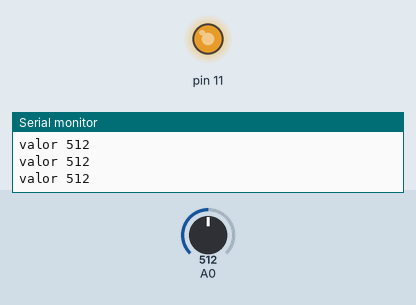
A sketch run on a simulated Arduino Uno, built with avr-gcc and run on an emulated ATmega328P. On the bench: output pins drawn as LEDs (lit = HIGH), the last lines printed to the serial monitor. The inputs (shaded band) are chosen by the test bench; at power-on: A0 = 512.

Above: at 1.2 s.
1.3 s: A0 set to 734
2.8 s: A0 set to 763
At 3.6 s:
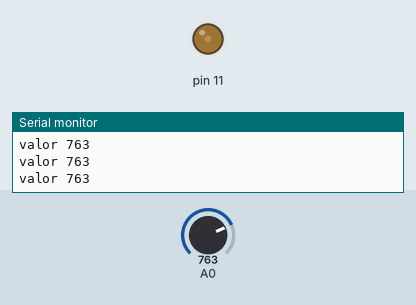
4.3 s: A0 set to 740
At 4.7 s:
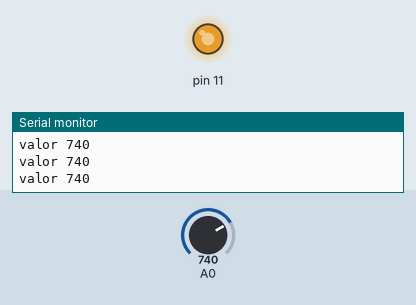
7.3 s: A0 set to 760
At 8.1 s:
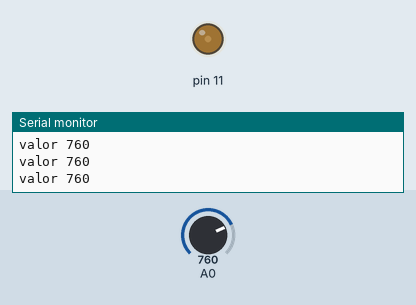
Timing chart, 0 to 10.3 s (numbered marks = the images above; inputs shaded):
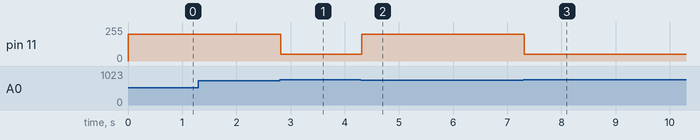

The sketch:

SensorCny70.ino
```cpp
void setup() {
  Serial.begin(9600);
  pinMode(11, OUTPUT);
}

void loop() {
  Serial.print("valor ");
  int val = analogRead(0);

  Serial.println(val);
  if (val > 750) analogWrite(11, 50);
  else analogWrite (11, 200);

}
```

Measured:
- the behaviour switches between 750 and 751 on A0 (found by bisection; images 0 and 1)
- after the input at 2.8 s, pin 11: 200/255 → 50/255 at once
- after the input at 4.3 s, pin 11: 50/255 → 200/255 at once
- after the input at 7.3 s, pin 11: 200/255 → 50/255 at once
